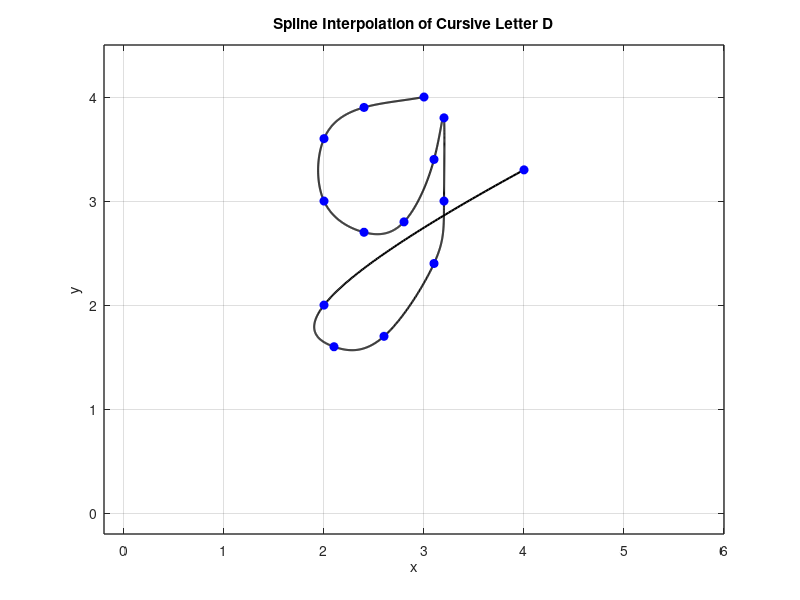

The MATLAB source for this figure:
x = [3 2.4 2.0 2 2.4 2.8 3.1 3.2 3.2 3.1 2.6 2.1 2 4];
y = [4 3.9 3.6 3 2.7 2.8 3.4 3.8 3.0 2.4 1.7 1.6 2 3.3];

n = length(x);
t = 0:n-1; % Parametric coordinate t
tt = 0:0.01:n-1; % More dense coordinate tt for spline interpolation

% Compute spline interpolation
xx = spline(t, x, tt);
yy = spline(t, y, tt);

% Plot settings
figure(1)
plot(xx, yy, 'k', 'LineWidth', 1.5) % plot spline
hold on
plot(x, y, 'bo', 'MarkerFaceColor', 'b') % plot data points
axis([-0.2 6 -0.2 4.5])
grid on
title('Spline Interpolation of Cursive Letter D')
xlabel('x')
ylabel('y')
set(gca, 'FontSize', 10, 'LineWidth', 1)
grid on
